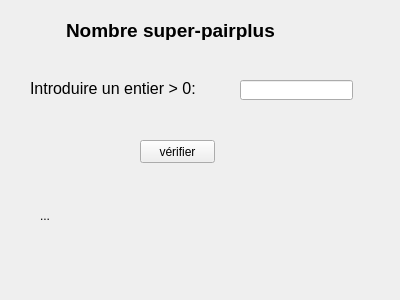
<?xml version="1.0" encoding="UTF-8"?>
<ui version="4.0">
 <class>Form</class>
 <widget class="QWidget" name="Form">
  <property name="geometry">
   <rect>
    <x>0</x>
    <y>0</y>
    <width>400</width>
    <height>300</height>
   </rect>
  </property>
  <property name="windowTitle">
   <string>Form</string>
  </property>
  <widget class="QLabel" name="label">
   <property name="geometry">
    <rect>
     <x>66</x>
     <y>20</y>
     <width>251</width>
     <height>20</height>
    </rect>
   </property>
   <property name="font">
    <font>
     <pointsize>14</pointsize>
     <weight>75</weight>
     <bold>true</bold>
    </font>
   </property>
   <property name="text">
    <string>Nombre super-pairplus</string>
   </property>
  </widget>
  <widget class="QLabel" name="label_2">
   <property name="geometry">
    <rect>
     <x>30</x>
     <y>80</y>
     <width>181</width>
     <height>16</height>
    </rect>
   </property>
   <property name="font">
    <font>
     <pointsize>12</pointsize>
    </font>
   </property>
   <property name="text">
    <string>Introduire un entier &gt; 0:</string>
   </property>
  </widget>
  <widget class="QLineEdit" name="le">
   <property name="geometry">
    <rect>
     <x>240</x>
     <y>80</y>
     <width>113</width>
     <height>20</height>
    </rect>
   </property>
  </widget>
  <widget class="QPushButton" name="bt">
   <property name="geometry">
    <rect>
     <x>140</x>
     <y>140</y>
     <width>75</width>
     <height>23</height>
    </rect>
   </property>
   <property name="text">
    <string>vérifier</string>
   </property>
  </widget>
  <widget class="QLabel" name="res">
   <property name="geometry">
    <rect>
     <x>40</x>
     <y>180</y>
     <width>331</width>
     <height>71</height>
    </rect>
   </property>
   <property name="text">
    <string>...</string>
   </property>
  </widget>
 </widget>
 <resources/>
 <connections/>
</ui>
